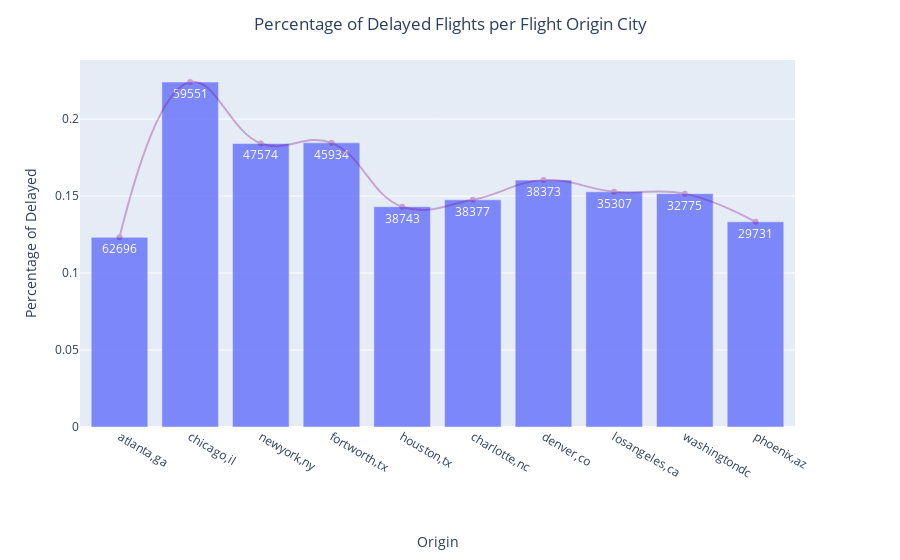

The cell this chart's notebook holds for it:
### Code cell
fig = px.bar(df_origin, y="Percent of Delayed", x='Origin', text='Flights', opacity = 0.8)
fig.update_traces(texttemplate='%{text:,6}', textposition='inside')
fig.update_layout(uniformtext_minsize=4, uniformtext_mode='hide', title_x = 0.5,title_text='Percentage of Delayed Flights per Flight Origin City', yaxis=dict(title='Percentage of Delayed'),
                  xaxis=dict(title='Origin'))
# fig.add_annotation( x='WN', y=100000, text="Highest OP CARRIER - WN",showarrow=True, font=dict( family="Courier New, monospace", size=10, color="#ffffff" ), align="right", arrowhead=2, arrowsize=1, arrowwidth=2, arrowcolor="#636363", ax=120, ay=0, bordercolor="#c7c7c7", borderwidth=2, borderpad=4, bgcolor="#ff7f0e", opacity=0.8)

fig.add_trace(go.Scatter(x=df_origin['Origin'], y=df_origin['Percent of Delayed'],
                    mode='lines+markers',opacity = 0.3,showlegend=False,
                   line = dict(
        smoothing = 1.2, color = 'purple',
        shape = "spline"
    )))

fig.show()

### Figure 1 — Plotly figure (JSON) as saved in the notebook; plotly's stock layout.template omitted (floating-point values rounded to 4 significant figures)
{"data": [{"alignmentgroup": "True", "hovertemplate": "Origin=%{x}<br>Percent of Delayed=%{y}<br>Flights=%{text}<extra></extra>", "legendgroup": "", "marker": {"color": "#636efa", "opacity": 0.8}, "name": "", "offsetgroup": "", "orientation": "v", "showlegend": false, "text": [62696, 59551, 47574, 45934, 38743, 38377, 38373, 35307, 32775, 29731], "textposition": "inside", "texttemplate": "%{text:,6}", "type": "bar", "x": ["atlanta,ga                              ", "chicago,il                              ", "newyork,ny                              ", "fortworth,tx                            ", "houston,tx                              ", "charlotte,nc                            ", "denver,co                               ", "losangeles,ca                           ", "washingtondc                            ", "phoenix,az                              "], "xaxis": "x", "y": [0.1232, 0.224, 0.1842, 0.1846, 0.1431, 0.1476, 0.1604, 0.1528, 0.1516, 0.1333], "yaxis": "y"}, {"line": {"color": "purple", "shape": "spline", "smoothing": 1.2}, "mode": "lines+markers", "opacity": 0.3, "showlegend": false, "type": "scatter", "x": ["atlanta,ga                              ", "chicago,il                              ", "newyork,ny                              ", "fortworth,tx                            ", "houston,tx                              ", "charlotte,nc                            ", "denver,co                               ", "losangeles,ca                           ", "washingtondc                            ", "phoenix,az                              "], "y": [0.1232, 0.224, 0.1842, 0.1846, 0.1431, 0.1476, 0.1604, 0.1528, 0.1516, 0.1333]}], "layout": {"barmode": "relative", "legend": {"tracegroupgap": 0}, "margin": {"t": 60}, "title": {"text": "Percentage of Delayed Flights per Flight Origin City", "x": 0.5}, "uniformtext": {"minsize": 4, "mode": "hide"}, "xaxis": {"anchor": "y", "domain": [0, 1], "title": {"text": "Origin"}}, "yaxis": {"anchor": "x", "domain": [0, 1], "title": {"text": "Percentage of Delayed"}}}}
